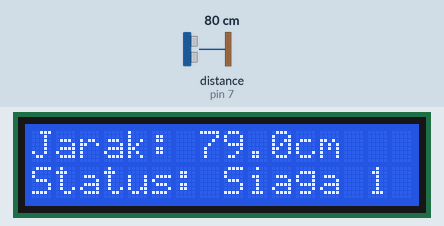
This sketch was run on a simulated Arduino Uno, built with avr-gcc and run on an emulated ATmega328P. On the bench: 16×2 character LCD. Wiring (inferred from the names in the program): ultrasonic range finder: trigger pin 6; echo pin 7. The inputs (shaded band) are chosen by the test bench; at power-on: distance to the obstacle (sensor on pin 7) 80 cm. The echo pulse lasts 58.3 µs per cm; what the sketch prints to the serial monitor is not drawn.

Above: at 2.7 s.
2.8 s: distance to the obstacle (sensor on pin 7) set to 2 cm
At 4.4 s:
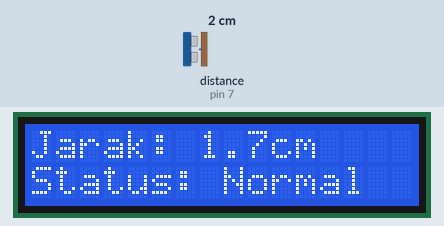
4.7 s: distance to the obstacle (sensor on pin 7) set to 18 cm
At 6.2 s:
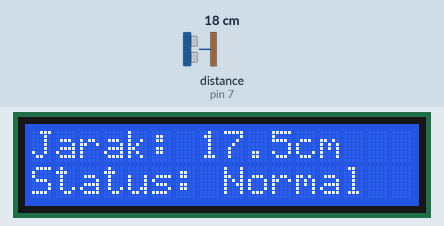
6.8 s: distance to the obstacle (sensor on pin 7) set to 4 cm
At 8.1 s:
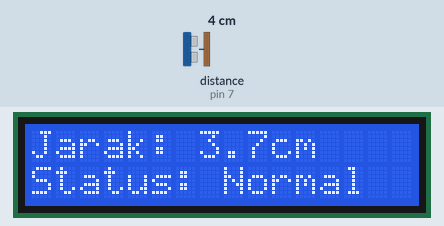
Timing chart, 0 to 9.8 s (numbered marks = the images above; inputs shaded):
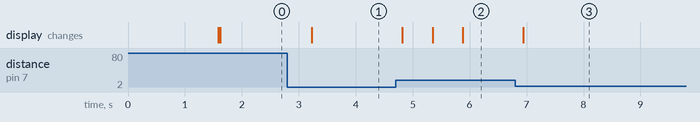

Measured:
- after the input at 2.8 s, the display: changes after 0.42 s (image 1)
- after the input at 4.7 s, the display: changes after 0.12 s (image 2)
- after the input at 6.8 s, the display: changes after 0.14 s (image 3)

The sketch:

JSN-SR04T.ino
```cpp
// Ultrasonic JSN-SR04T
#include <Wire.h>
#include <LiquidCrystal_I2C.h>

const int trigPin = 6;   // Pin Trig ke D6
const int echoPin = 7;   // Pin Echo ke D7

// Alamat LCD bisa 0x27 atau 0x3F tergantung modul
LiquidCrystal_I2C lcd(0x27, 16, 2);

void setup() {
  Serial.begin(115200);
  pinMode(trigPin, OUTPUT);
  pinMode(echoPin, INPUT);

  lcd.init();
  lcd.backlight();
  lcd.setCursor(0, 0);
  lcd.print(" Sensor Air Aktif ");
  delay(1500);
  lcd.clear();
}

void loop() {
  // Kirim pulsa trigger
  digitalWrite(trigPin, LOW);
  delayMicroseconds(5);
  digitalWrite(trigPin, HIGH);
  delayMicroseconds(10);
  digitalWrite(trigPin, LOW);

  // Baca durasi echo
  long duration = pulseIn(echoPin, HIGH);

  // Hitung jarak (cm)
  float distance = duration * 0.034 / 2;

  // Tentukan status siaga sesuai batas baru
  String statusSiaga;
  if (distance < 37.5) {
    statusSiaga = "Normal";
  } else if (distance >= 37.5 && distance <= 62.5) {
    statusSiaga = "Siaga 3";
  } else if (distance > 62.5 && distance <= 75) {
    statusSiaga = "Siaga 2";
  } else if (distance > 75) {
    statusSiaga = "Siaga 1";
  }

  // Tampilkan ke Serial Monitor
  Serial.print("Jarak: ");
  Serial.print(distance);
  Serial.print(" cm | Status: ");
  Serial.println(statusSiaga);

  // Tampilkan ke LCD
  lcd.clear();
  lcd.setCursor(0, 0);
  lcd.print("Jarak: ");
  lcd.print(distance, 1);
  lcd.print("cm");

  lcd.setCursor(0, 1);
  lcd.print("Status: ");
  lcd.print(statusSiaga);

  // Delay antar pengukuran
  delay(500);
}
```
